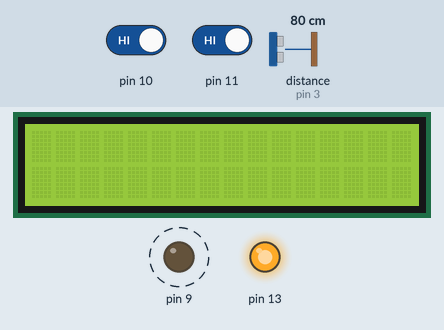
Simulated run of this sketch. Board: Arduino Uno, built with avr-gcc and run on an emulated ATmega328P. On the bench: 16×2 character LCD, output pins drawn as LEDs (lit = HIGH). Dashed ring = blinking. The inputs (shaded band) are chosen by the test bench; at power-on: distance to the obstacle (sensor on pin 3) 80 cm, pin 10 HIGH, pin 11 HIGH. The echo pulse lasts 58.3 µs per cm; pins used as bus, display or sensor lines are not drawn; what the sketch prints to the serial monitor is not drawn.

Above: at 1.2 s.
1.3 s: distance to the obstacle (sensor on pin 3) set to 226 cm
7.1 s: distance to the obstacle (sensor on pin 3) set to 235 cm
At 8.4 s:
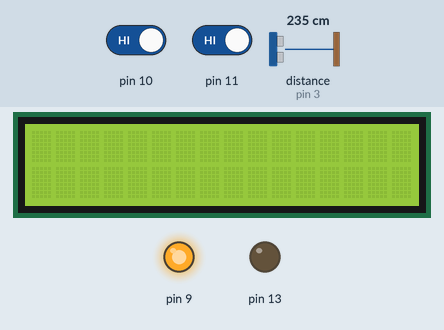
13.9 s: pin 10 driven LOW and pin 11 driven LOW
At 16.5 s:
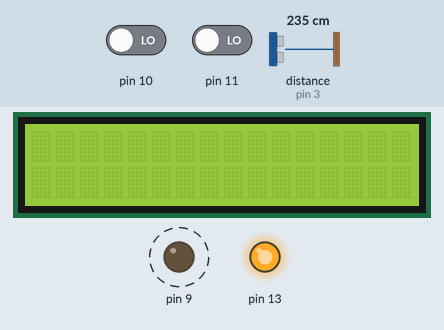
19.7 s: pin 11 driven HIGH
At 21.0 s:
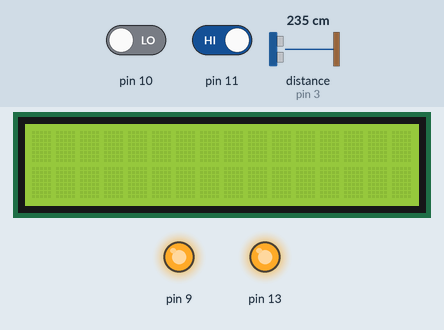
22.6 s: distance to the obstacle (sensor on pin 3) set to 99 cm
24.2 s: distance to the obstacle (sensor on pin 3) set to 90 cm
At 25.3 s:
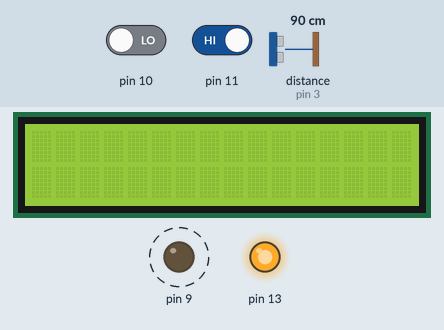
Timing chart, 0 to 31.0 s (numbered marks = the images above; inputs shaded):
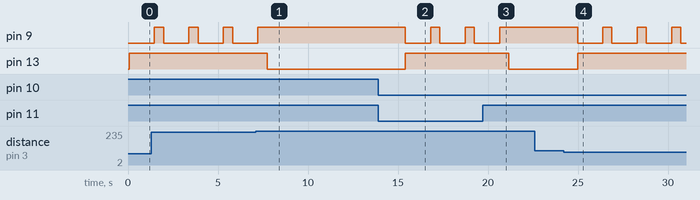

Measured:
- the behaviour switches between 231 and 232 cm on distance to the obstacle (sensor on pin 3) (found by bisection; images 0 and 1)
- the behaviour switches between 94 and 93 cm on distance to the obstacle (sensor on pin 3) (found by bisection; images 3 and 4)
- after the input at 7.1 s, pin 9: goes on until 7.2 s, then stays HIGH; pin 13: HIGH → LOW after 0.64 s
- after the input at 13.9 s, pin 9: alternates HIGH for 0.52 s and LOW for 1.4 s, starting after 1.5 s; pin 13: LOW → HIGH after 1.5 s
- after the input at 19.7 s, pin 9: goes on until 20.6 s, then stays HIGH; pin 13: HIGH → LOW after 1.5 s
- after the input at 22.6 s, every drawn part: stays the same
- after the input at 24.2 s, pin 9: alternates HIGH for 0.51 s and LOW for 1.4 s, starting after 0.78 s; pin 13: LOW → HIGH after 0.78 s
- by itself, pin 9: alternates HIGH for 0.52 s and LOW for 1.4 s

The sketch:

Water_Level_2.ino
```cpp
#include <EEPROM.h>

#include <Wire.h>
#include <LiquidCrystal_I2C.h>


LiquidCrystal_I2C lcd(0x27, 16, 2);

unsigned long startTime = 0;
long duration, inches;
int set_val,percentage;
bool state,pump;

void setup() {
  Serial.begin(9600);
  lcd.begin();
  Serial.println("WATER LEVEL:");
  lcd.setCursor(0, 1);
 Serial.println("ALERT!!:OFF MANUAL");

  pinMode(2, OUTPUT);
  pinMode(3, INPUT);
  pinMode(10, INPUT_PULLUP);
  pinMode(11, INPUT_PULLUP);
  pinMode(13, OUTPUT);
  pinMode(9, OUTPUT);


   set_val=EEPROM.read(0);
   if(set_val>150)set_val=150;
}
void loop() {

   digitalWrite(2, HIGH);
   delayMicroseconds(10);
   digitalWrite(2, LOW);
   duration = pulseIn(3, HIGH);
   inches = microsecondsToInches(duration);

   percentage=(set_val-inches)*100/set_val;

   lcd.setCursor(12, 0);
   if(percentage<0)percentage=0;
   Serial.print(percentage);
   Serial.print("%   ");

   if(percentage<40&digitalRead(11))pump=1;
   if(percentage>75)pump=0;
   digitalWrite(13,!pump);

   if(millis() - startTime >= 1000) { // If 2 seconds have passed
    digitalWrite(9,pump); // Set the LED off permanently
  } else {
    digitalWrite(9, HIGH); // Set the LED on
  }

   {digitalWrite(9,pump);
   delay(1400);
   digitalWrite(9,1);
   }


   lcd.setCursor(5, 1);
   if(pump==1)Serial.print("LOW");
   else if(pump==0) Serial.print("FULL");

   lcd.setCursor(9, 1);
   if(!digitalRead(11))
   Serial.println("MANUAL");
   else
   Serial.println("LEVEL");

    if(!digitalRead(10)&!state&digitalRead(11)){
      state=1;
      set_val=inches;
      EEPROM.write(0, set_val);
      }

     if(!digitalRead(10)&!state&!digitalRead(11)){
        state=1;
        pump=!pump;

      }

    if(digitalRead(10))state=0;


    delay(500);
}
long microsecondsToInches(long microseconds) {
   return microseconds / 74 / 2;
}
```
